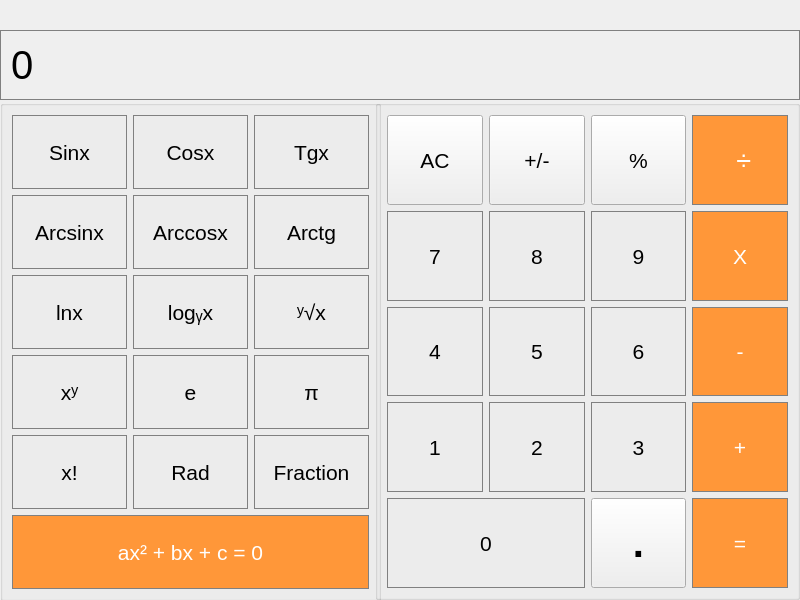
<?xml version="1.0" encoding="UTF-8"?>
<ui version="4.0">
 <class>MainWindow</class>
 <widget class="QMainWindow" name="MainWindow">
  <property name="geometry">
   <rect>
    <x>0</x>
    <y>0</y>
    <width>800</width>
    <height>600</height>
   </rect>
  </property>
  <property name="sizePolicy">
   <sizepolicy hsizetype="MinimumExpanding" vsizetype="Preferred">
    <horstretch>0</horstretch>
    <verstretch>0</verstretch>
   </sizepolicy>
  </property>
  <property name="windowTitle">
   <string>MainWindow</string>
  </property>
  <widget class="QWidget" name="centralwidget">
   <property name="font">
    <font>
     <pointsize>16</pointsize>
    </font>
   </property>
   <widget class="QGroupBox" name="gridGroupBox">
    <property name="geometry">
     <rect>
      <x>375</x>
      <y>100</y>
      <width>425</width>
      <height>500</height>
     </rect>
    </property>
    <layout class="QGridLayout" name="gridLayout">
     <item row="0" column="1">
      <widget class="QPushButton" name="pushButton_signbefore">
       <property name="sizePolicy">
        <sizepolicy hsizetype="Preferred" vsizetype="Minimum">
         <horstretch>0</horstretch>
         <verstretch>0</verstretch>
        </sizepolicy>
       </property>
       <property name="styleSheet">
        <string notr="true">QPushButton {
color: black;
  background-color: rgb(215, 215, 215);
  border: 1px solid gray;
}
QPushButton:pressed {
    background-color: qlineargradient(x1: 0, y1: 0, x2: 0, y2: 1,
                                      stop: 0 #BEBEBE, stop: 1 #D7D7D7);
};</string>
       </property>
       <property name="text">
        <string>+/-</string>
       </property>
      </widget>
     </item>
     <item row="0" column="0">
      <widget class="QPushButton" name="pushButton_del">
       <property name="sizePolicy">
        <sizepolicy hsizetype="Preferred" vsizetype="Minimum">
         <horstretch>0</horstretch>
         <verstretch>0</verstretch>
        </sizepolicy>
       </property>
       <property name="styleSheet">
        <string notr="true">QPushButton {
color: black;
  background-color: rgb(215, 215, 215);
  border: 1px solid gray;
}
QPushButton:pressed {
    background-color: qlineargradient(x1: 0, y1: 0, x2: 0, y2: 1,
                                      stop: 0 #BEBEBE, stop: 1 #D7D7D7);
};</string>
       </property>
       <property name="text">
        <string>AC</string>
       </property>
      </widget>
     </item>
     <item row="1" column="3">
      <widget class="QPushButton" name="pushButton_multiply">
       <property name="sizePolicy">
        <sizepolicy hsizetype="Preferred" vsizetype="Minimum">
         <horstretch>0</horstretch>
         <verstretch>0</verstretch>
        </sizepolicy>
       </property>
       <property name="styleSheet">
        <string notr="true">QPushButton {
  background-color: rgb(255, 151, 57);
  color: white; 
  border: 1px solid gray;
}

QPushButton:pressed {
    background-color: qlineargradient(x1: 0, y1: 0, x2: 0, y2: 1,
                                      stop: 0 #FF7832, stop: 1 #FF9739);
}</string>
       </property>
       <property name="text">
        <string>X</string>
       </property>
      </widget>
     </item>
     <item row="4" column="2">
      <widget class="QPushButton" name="pushButton_comma">
       <property name="sizePolicy">
        <sizepolicy hsizetype="Preferred" vsizetype="Minimum">
         <horstretch>0</horstretch>
         <verstretch>0</verstretch>
        </sizepolicy>
       </property>
       <property name="font">
        <font>
         <pointsize>30</pointsize>
         <bold>true</bold>
        </font>
       </property>
       <property name="styleSheet">
        <string notr="true">QPushButton {
color: black;
  background-color: rgb(215, 215, 215);
  border: 1px solid gray;
}
QPushButton:pressed {
    background-color: qlineargradient(x1: 0, y1: 0, x2: 0, y2: 1,
                                      stop: 0 #BEBEBE, stop: 1 #D7D7D7);
};</string>
       </property>
       <property name="text">
        <string>.</string>
       </property>
      </widget>
     </item>
     <item row="2" column="3">
      <widget class="QPushButton" name="pushButton_minus">
       <property name="sizePolicy">
        <sizepolicy hsizetype="Preferred" vsizetype="Minimum">
         <horstretch>0</horstretch>
         <verstretch>0</verstretch>
        </sizepolicy>
       </property>
       <property name="styleSheet">
        <string notr="true">QPushButton {
  background-color: rgb(255, 151, 57);
  color: white; 
  border: 1px solid gray;
}

QPushButton:pressed {
    background-color: qlineargradient(x1: 0, y1: 0, x2: 0, y2: 1,
                                      stop: 0 #FF7832, stop: 1 #FF9739);
}</string>
       </property>
       <property name="text">
        <string>-</string>
       </property>
      </widget>
     </item>
     <item row="0" column="2">
      <widget class="QPushButton" name="pushButton_remainder">
       <property name="sizePolicy">
        <sizepolicy hsizetype="Preferred" vsizetype="Minimum">
         <horstretch>0</horstretch>
         <verstretch>0</verstretch>
        </sizepolicy>
       </property>
       <property name="styleSheet">
        <string notr="true">QPushButton {
color: black;
  background-color: rgb(215, 215, 215);
  border: 1px solid gray;
}
QPushButton:pressed {
    background-color: qlineargradient(x1: 0, y1: 0, x2: 0, y2: 1,
                                      stop: 0 #BEBEBE, stop: 1 #D7D7D7);
};</string>
       </property>
       <property name="text">
        <string>%</string>
       </property>
      </widget>
     </item>
     <item row="3" column="3">
      <widget class="QPushButton" name="pushButton_plus">
       <property name="sizePolicy">
        <sizepolicy hsizetype="Preferred" vsizetype="Minimum">
         <horstretch>0</horstretch>
         <verstretch>0</verstretch>
        </sizepolicy>
       </property>
       <property name="styleSheet">
        <string notr="true">QPushButton {
  background-color: rgb(255, 151, 57);
  color: white; 
  border: 1px solid gray;
}

QPushButton:pressed {
    background-color: qlineargradient(x1: 0, y1: 0, x2: 0, y2: 1,
                                      stop: 0 #FF7832, stop: 1 #FF9739);
}</string>
       </property>
       <property name="text">
        <string>+</string>
       </property>
      </widget>
     </item>
     <item row="1" column="0">
      <widget class="QPushButton" name="pushButton_7">
       <property name="sizePolicy">
        <sizepolicy hsizetype="Preferred" vsizetype="Minimum">
         <horstretch>0</horstretch>
         <verstretch>0</verstretch>
        </sizepolicy>
       </property>
       <property name="styleSheet">
        <string notr="true">QPushButton {
   border: 1px solid gray;
}
QPushButton:pressed {
    background-color: qlineargradient(x1: 0, y1: 0, x2: 0, y2: 1,
                                      stop: 0 #dadbde, stop: 1 #f6f7fa);
}</string>
       </property>
       <property name="text">
        <string>7</string>
       </property>
      </widget>
     </item>
     <item row="3" column="2">
      <widget class="QPushButton" name="pushButton_3">
       <property name="sizePolicy">
        <sizepolicy hsizetype="Preferred" vsizetype="Minimum">
         <horstretch>0</horstretch>
         <verstretch>0</verstretch>
        </sizepolicy>
       </property>
       <property name="styleSheet">
        <string notr="true">QPushButton {
   border: 1px solid gray;
}
QPushButton:pressed {
    background-color: qlineargradient(x1: 0, y1: 0, x2: 0, y2: 1,
                                      stop: 0 #dadbde, stop: 1 #f6f7fa);
}</string>
       </property>
       <property name="text">
        <string>3</string>
       </property>
      </widget>
     </item>
     <item row="0" column="3">
      <widget class="QPushButton" name="pushButton_divide">
       <property name="sizePolicy">
        <sizepolicy hsizetype="Preferred" vsizetype="Minimum">
         <horstretch>0</horstretch>
         <verstretch>0</verstretch>
        </sizepolicy>
       </property>
       <property name="font">
        <font>
         <pointsize>20</pointsize>
        </font>
       </property>
       <property name="styleSheet">
        <string notr="true">QPushButton {
  background-color: rgb(255, 151, 57);
  color: white; 
  border: 1px solid gray;
}

QPushButton:pressed {
    background-color: qlineargradient(x1: 0, y1: 0, x2: 0, y2: 1,
                                      stop: 0 #FF7832, stop: 1 #FF9739);
}</string>
       </property>
       <property name="text">
        <string> ÷</string>
       </property>
      </widget>
     </item>
     <item row="3" column="1">
      <widget class="QPushButton" name="pushButton_2">
       <property name="sizePolicy">
        <sizepolicy hsizetype="Preferred" vsizetype="Minimum">
         <horstretch>0</horstretch>
         <verstretch>0</verstretch>
        </sizepolicy>
       </property>
       <property name="styleSheet">
        <string notr="true">QPushButton {
   border: 1px solid gray;
}
QPushButton:pressed {
    background-color: qlineargradient(x1: 0, y1: 0, x2: 0, y2: 1,
                                      stop: 0 #dadbde, stop: 1 #f6f7fa);
}</string>
       </property>
       <property name="text">
        <string>2</string>
       </property>
      </widget>
     </item>
     <item row="2" column="1">
      <widget class="QPushButton" name="pushButton_5">
       <property name="sizePolicy">
        <sizepolicy hsizetype="Preferred" vsizetype="Minimum">
         <horstretch>0</horstretch>
         <verstretch>0</verstretch>
        </sizepolicy>
       </property>
       <property name="styleSheet">
        <string notr="true">QPushButton {
   border: 1px solid gray;
}
QPushButton:pressed {
    background-color: qlineargradient(x1: 0, y1: 0, x2: 0, y2: 1,
                                      stop: 0 #dadbde, stop: 1 #f6f7fa);
}</string>
       </property>
       <property name="text">
        <string>5</string>
       </property>
      </widget>
     </item>
     <item row="4" column="3">
      <widget class="QPushButton" name="pushButton_equals">
       <property name="sizePolicy">
        <sizepolicy hsizetype="Preferred" vsizetype="Minimum">
         <horstretch>0</horstretch>
         <verstretch>0</verstretch>
        </sizepolicy>
       </property>
       <property name="styleSheet">
        <string notr="true">QPushButton {
  background-color: rgb(255, 151, 57);
  color: white; 
  border: 1px solid gray;
}

QPushButton:pressed {
    background-color: qlineargradient(x1: 0, y1: 0, x2: 0, y2: 1,
                                      stop: 0 #FF7832, stop: 1 #FF9739);
}</string>
       </property>
       <property name="text">
        <string>=</string>
       </property>
      </widget>
     </item>
     <item row="1" column="2">
      <widget class="QPushButton" name="pushButton_9">
       <property name="sizePolicy">
        <sizepolicy hsizetype="Preferred" vsizetype="Minimum">
         <horstretch>0</horstretch>
         <verstretch>0</verstretch>
        </sizepolicy>
       </property>
       <property name="styleSheet">
        <string notr="true">QPushButton {
   border: 1px solid gray;
}
QPushButton:pressed {
    background-color: qlineargradient(x1: 0, y1: 0, x2: 0, y2: 1,
                                      stop: 0 #dadbde, stop: 1 #f6f7fa);
}</string>
       </property>
       <property name="text">
        <string>9</string>
       </property>
      </widget>
     </item>
     <item row="2" column="2">
      <widget class="QPushButton" name="pushButton_6">
       <property name="sizePolicy">
        <sizepolicy hsizetype="Preferred" vsizetype="Minimum">
         <horstretch>0</horstretch>
         <verstretch>0</verstretch>
        </sizepolicy>
       </property>
       <property name="styleSheet">
        <string notr="true">QPushButton {
   border: 1px solid gray;
}
QPushButton:pressed {
    background-color: qlineargradient(x1: 0, y1: 0, x2: 0, y2: 1,
                                      stop: 0 #dadbde, stop: 1 #f6f7fa);
}</string>
       </property>
       <property name="text">
        <string>6</string>
       </property>
      </widget>
     </item>
     <item row="2" column="0">
      <widget class="QPushButton" name="pushButton_4">
       <property name="sizePolicy">
        <sizepolicy hsizetype="Preferred" vsizetype="Minimum">
         <horstretch>0</horstretch>
         <verstretch>0</verstretch>
        </sizepolicy>
       </property>
       <property name="styleSheet">
        <string notr="true">QPushButton {
   border: 1px solid gray;
}
QPushButton:pressed {
    background-color: qlineargradient(x1: 0, y1: 0, x2: 0, y2: 1,
                                      stop: 0 #dadbde, stop: 1 #f6f7fa);
}</string>
       </property>
       <property name="text">
        <string>4</string>
       </property>
      </widget>
     </item>
     <item row="3" column="0">
      <widget class="QPushButton" name="pushButton_1">
       <property name="sizePolicy">
        <sizepolicy hsizetype="Preferred" vsizetype="Minimum">
         <horstretch>0</horstretch>
         <verstretch>0</verstretch>
        </sizepolicy>
       </property>
       <property name="styleSheet">
        <string notr="true">QPushButton {
   border: 1px solid gray;
}
QPushButton:pressed {
    background-color: qlineargradient(x1: 0, y1: 0, x2: 0, y2: 1,
                                      stop: 0 #dadbde, stop: 1 #f6f7fa);
}</string>
       </property>
       <property name="text">
        <string>1</string>
       </property>
      </widget>
     </item>
     <item row="1" column="1">
      <widget class="QPushButton" name="pushButton_8">
       <property name="sizePolicy">
        <sizepolicy hsizetype="Preferred" vsizetype="Minimum">
         <horstretch>0</horstretch>
         <verstretch>0</verstretch>
        </sizepolicy>
       </property>
       <property name="styleSheet">
        <string notr="true">QPushButton {
   border: 1px solid gray;
}
QPushButton:pressed {
    background-color: qlineargradient(x1: 0, y1: 0, x2: 0, y2: 1,
                                      stop: 0 #dadbde, stop: 1 #f6f7fa);
}</string>
       </property>
       <property name="text">
        <string>8</string>
       </property>
      </widget>
     </item>
     <item row="4" column="0" colspan="2">
      <widget class="QPushButton" name="pushButton_0">
       <property name="sizePolicy">
        <sizepolicy hsizetype="Ignored" vsizetype="Minimum">
         <horstretch>0</horstretch>
         <verstretch>0</verstretch>
        </sizepolicy>
       </property>
       <property name="styleSheet">
        <string notr="true">QPushButton {
   border: 1px solid gray;
}
QPushButton:pressed {
    background-color: qlineargradient(x1: 0, y1: 0, x2: 0, y2: 1,
                                      stop: 0 #dadbde, stop: 1 #f6f7fa);
}</string>
       </property>
       <property name="text">
        <string>0</string>
       </property>
      </widget>
     </item>
    </layout>
   </widget>
   <widget class="QLabel" name="result_show">
    <property name="geometry">
     <rect>
      <x>0</x>
      <y>30</y>
      <width>800</width>
      <height>70</height>
     </rect>
    </property>
    <property name="font">
     <font>
      <pointsize>30</pointsize>
      <underline>false</underline>
     </font>
    </property>
    <property name="layoutDirection">
     <enum>Qt::RightToLeft</enum>
    </property>
    <property name="styleSheet">
     <string notr="true">QLabel {
aproperty-alignment: 'AlignVCenter | AlignRight';
border: 1px solid gray;
}
</string>
    </property>
    <property name="text">
     <string>0</string>
    </property>
   </widget>
   <widget class="QGroupBox" name="gridGroupBox">
    <property name="geometry">
     <rect>
      <x>0</x>
      <y>100</y>
      <width>381</width>
      <height>501</height>
     </rect>
    </property>
    <layout class="QGridLayout" name="gridLayout_2">
     <item row="3" column="2">
      <widget class="QPushButton" name="pushButton_root">
       <property name="sizePolicy">
        <sizepolicy hsizetype="Preferred" vsizetype="Preferred">
         <horstretch>0</horstretch>
         <verstretch>0</verstretch>
        </sizepolicy>
       </property>
       <property name="styleSheet">
        <string notr="true">QPushButton {
   border: 1px solid gray;
}
QPushButton:pressed {
    background-color: qlineargradient(x1: 0, y1: 0, x2: 0, y2: 1,
                                      stop: 0 #dadbde, stop: 1 #f6f7fa);
}</string>
       </property>
       <property name="text">
        <string>ʸ√x</string>
       </property>
      </widget>
     </item>
     <item row="1" column="1">
      <widget class="QPushButton" name="pushButton_cos">
       <property name="sizePolicy">
        <sizepolicy hsizetype="Preferred" vsizetype="Preferred">
         <horstretch>0</horstretch>
         <verstretch>0</verstretch>
        </sizepolicy>
       </property>
       <property name="styleSheet">
        <string notr="true">QPushButton {
   border: 1px solid gray;
}
QPushButton:pressed {
    background-color: qlineargradient(x1: 0, y1: 0, x2: 0, y2: 1,
                                      stop: 0 #dadbde, stop: 1 #f6f7fa);
}</string>
       </property>
       <property name="text">
        <string>Cosx</string>
       </property>
      </widget>
     </item>
     <item row="2" column="2">
      <widget class="QPushButton" name="pushButton_arctg">
       <property name="sizePolicy">
        <sizepolicy hsizetype="Preferred" vsizetype="Preferred">
         <horstretch>0</horstretch>
         <verstretch>0</verstretch>
        </sizepolicy>
       </property>
       <property name="styleSheet">
        <string notr="true">QPushButton {
   border: 1px solid gray;
}
QPushButton:pressed {
    background-color: qlineargradient(x1: 0, y1: 0, x2: 0, y2: 1,
                                      stop: 0 #dadbde, stop: 1 #f6f7fa);
}</string>
       </property>
       <property name="text">
        <string>Arctg</string>
       </property>
      </widget>
     </item>
     <item row="2" column="0">
      <widget class="QPushButton" name="pushButton_arcsin">
       <property name="sizePolicy">
        <sizepolicy hsizetype="Preferred" vsizetype="Preferred">
         <horstretch>0</horstretch>
         <verstretch>0</verstretch>
        </sizepolicy>
       </property>
       <property name="styleSheet">
        <string notr="true">QPushButton {
   border: 1px solid gray;
}
QPushButton:pressed {
    background-color: qlineargradient(x1: 0, y1: 0, x2: 0, y2: 1,
                                      stop: 0 #dadbde, stop: 1 #f6f7fa);
}</string>
       </property>
       <property name="text">
        <string>Arcsinx</string>
       </property>
      </widget>
     </item>
     <item row="1" column="0">
      <widget class="QPushButton" name="pushButton_sin">
       <property name="sizePolicy">
        <sizepolicy hsizetype="Preferred" vsizetype="Preferred">
         <horstretch>0</horstretch>
         <verstretch>0</verstretch>
        </sizepolicy>
       </property>
       <property name="styleSheet">
        <string notr="true">QPushButton {
   border: 1px solid gray;
}
QPushButton:pressed {
    background-color: qlineargradient(x1: 0, y1: 0, x2: 0, y2: 1,
                                      stop: 0 #dadbde, stop: 1 #f6f7fa);
}</string>
       </property>
       <property name="text">
        <string>Sinx</string>
       </property>
      </widget>
     </item>
     <item row="4" column="2">
      <widget class="QPushButton" name="pushButton_Pi">
       <property name="sizePolicy">
        <sizepolicy hsizetype="Preferred" vsizetype="Preferred">
         <horstretch>0</horstretch>
         <verstretch>0</verstretch>
        </sizepolicy>
       </property>
       <property name="styleSheet">
        <string notr="true">QPushButton {
   border: 1px solid gray;
}
QPushButton:pressed {
    background-color: qlineargradient(x1: 0, y1: 0, x2: 0, y2: 1,
                                      stop: 0 #dadbde, stop: 1 #f6f7fa);
}</string>
       </property>
       <property name="text">
        <string>π</string>
       </property>
      </widget>
     </item>
     <item row="2" column="1">
      <widget class="QPushButton" name="pushButton_arccos">
       <property name="sizePolicy">
        <sizepolicy hsizetype="Preferred" vsizetype="Preferred">
         <horstretch>0</horstretch>
         <verstretch>0</verstretch>
        </sizepolicy>
       </property>
       <property name="styleSheet">
        <string notr="true">QPushButton {
   border: 1px solid gray;
}
QPushButton:pressed {
    background-color: qlineargradient(x1: 0, y1: 0, x2: 0, y2: 1,
                                      stop: 0 #dadbde, stop: 1 #f6f7fa);
}</string>
       </property>
       <property name="text">
        <string>Arccosx</string>
       </property>
      </widget>
     </item>
     <item row="3" column="0">
      <widget class="QPushButton" name="pushButton_ln">
       <property name="sizePolicy">
        <sizepolicy hsizetype="Preferred" vsizetype="Preferred">
         <horstretch>0</horstretch>
         <verstretch>0</verstretch>
        </sizepolicy>
       </property>
       <property name="styleSheet">
        <string notr="true">QPushButton {
   border: 1px solid gray;
}
QPushButton:pressed {
    background-color: qlineargradient(x1: 0, y1: 0, x2: 0, y2: 1,
                                      stop: 0 #dadbde, stop: 1 #f6f7fa);
}</string>
       </property>
       <property name="text">
        <string>lnx</string>
       </property>
      </widget>
     </item>
     <item row="1" column="2">
      <widget class="QPushButton" name="pushButton_tg">
       <property name="sizePolicy">
        <sizepolicy hsizetype="Preferred" vsizetype="Preferred">
         <horstretch>0</horstretch>
         <verstretch>0</verstretch>
        </sizepolicy>
       </property>
       <property name="styleSheet">
        <string notr="true">QPushButton {
   border: 1px solid gray;
}
QPushButton:pressed {
    background-color: qlineargradient(x1: 0, y1: 0, x2: 0, y2: 1,
                                      stop: 0 #dadbde, stop: 1 #f6f7fa);
}</string>
       </property>
       <property name="text">
        <string>Tgx</string>
       </property>
      </widget>
     </item>
     <item row="4" column="0">
      <widget class="QPushButton" name="pushButton_puwerOfNumber">
       <property name="sizePolicy">
        <sizepolicy hsizetype="Preferred" vsizetype="Preferred">
         <horstretch>0</horstretch>
         <verstretch>0</verstretch>
        </sizepolicy>
       </property>
       <property name="styleSheet">
        <string notr="true">QPushButton {
   border: 1px solid gray;
}
QPushButton:pressed {
    background-color: qlineargradient(x1: 0, y1: 0, x2: 0, y2: 1,
                                      stop: 0 #dadbde, stop: 1 #f6f7fa);
}</string>
       </property>
       <property name="text">
        <string>xʸ</string>
       </property>
      </widget>
     </item>
     <item row="3" column="1">
      <widget class="QPushButton" name="pushButton_log">
       <property name="sizePolicy">
        <sizepolicy hsizetype="Preferred" vsizetype="Preferred">
         <horstretch>0</horstretch>
         <verstretch>0</verstretch>
        </sizepolicy>
       </property>
       <property name="styleSheet">
        <string notr="true">QPushButton {
   border: 1px solid gray;
}
QPushButton:pressed {
    background-color: qlineargradient(x1: 0, y1: 0, x2: 0, y2: 1,
                                      stop: 0 #dadbde, stop: 1 #f6f7fa);
}</string>
       </property>
       <property name="text">
        <string>logᵧx</string>
       </property>
      </widget>
     </item>
     <item row="4" column="1">
      <widget class="QPushButton" name="pushButton_E">
       <property name="sizePolicy">
        <sizepolicy hsizetype="Preferred" vsizetype="Preferred">
         <horstretch>0</horstretch>
         <verstretch>0</verstretch>
        </sizepolicy>
       </property>
       <property name="styleSheet">
        <string notr="true">QPushButton {
   border: 1px solid gray;
}
QPushButton:pressed {
    background-color: qlineargradient(x1: 0, y1: 0, x2: 0, y2: 1,
                                      stop: 0 #dadbde, stop: 1 #f6f7fa);
}</string>
       </property>
       <property name="text">
        <string>e</string>
       </property>
      </widget>
     </item>
     <item row="5" column="0">
      <widget class="QPushButton" name="pushButton_factorial">
       <property name="sizePolicy">
        <sizepolicy hsizetype="Preferred" vsizetype="Preferred">
         <horstretch>0</horstretch>
         <verstretch>0</verstretch>
        </sizepolicy>
       </property>
       <property name="styleSheet">
        <string notr="true">QPushButton {
   border: 1px solid gray;
}
QPushButton:pressed {
    background-color: qlineargradient(x1: 0, y1: 0, x2: 0, y2: 1,
                                      stop: 0 #dadbde, stop: 1 #f6f7fa);
}</string>
       </property>
       <property name="text">
        <string>x!</string>
       </property>
      </widget>
     </item>
     <item row="5" column="1">
      <widget class="QPushButton" name="pushButton_radians">
       <property name="sizePolicy">
        <sizepolicy hsizetype="Preferred" vsizetype="Preferred">
         <horstretch>0</horstretch>
         <verstretch>0</verstretch>
        </sizepolicy>
       </property>
       <property name="styleSheet">
        <string notr="true">QPushButton {
   border: 1px solid gray;
}
QPushButton:pressed {
    background-color: qlineargradient(x1: 0, y1: 0, x2: 0, y2: 1,
                                      stop: 0 #dadbde, stop: 1 #f6f7fa);
}</string>
       </property>
       <property name="text">
        <string>Rad</string>
       </property>
      </widget>
     </item>
     <item row="5" column="2">
      <widget class="QPushButton" name="pushButton_fractional">
       <property name="sizePolicy">
        <sizepolicy hsizetype="Preferred" vsizetype="Preferred">
         <horstretch>0</horstretch>
         <verstretch>0</verstretch>
        </sizepolicy>
       </property>
       <property name="styleSheet">
        <string notr="true">QPushButton {
   border: 1px solid gray;
}
QPushButton:pressed {
    background-color: qlineargradient(x1: 0, y1: 0, x2: 0, y2: 1,
                                      stop: 0 #dadbde, stop: 1 #f6f7fa);
}</string>
       </property>
       <property name="text">
        <string>Fraction</string>
       </property>
      </widget>
     </item>
     <item row="6" column="0" colspan="3">
      <widget class="QPushButton" name="pushButton_quadratic">
       <property name="sizePolicy">
        <sizepolicy hsizetype="Ignored" vsizetype="Preferred">
         <horstretch>0</horstretch>
         <verstretch>0</verstretch>
        </sizepolicy>
       </property>
       <property name="styleSheet">
        <string notr="true">QPushButton {
  background-color: rgb(255, 151, 57);
  color: white; 
  border: 1px solid gray;
}

QPushButton:pressed {
    background-color: qlineargradient(x1: 0, y1: 0, x2: 0, y2: 1,
                                      stop: 0 #FF7832, stop: 1 #FF9739);
}</string>
       </property>
       <property name="text">
        <string>ax² + bx + c = 0</string>
       </property>
      </widget>
     </item>
    </layout>
   </widget>
  </widget>
 </widget>
 <resources/>
 <connections/>
</ui>
